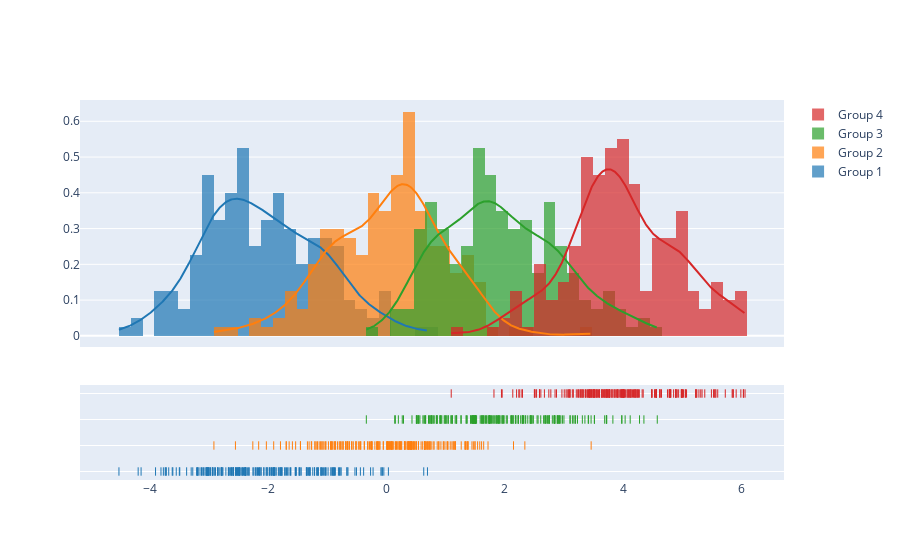

The cell this chart's notebook holds for it:
### Code cell
import plotly.figure_factory as ff

# Add histogram data
x1 = np.random.randn(200) - 2
x2 = np.random.randn(200)
x3 = np.random.randn(200) + 2
x4 = np.random.randn(200) + 4

# Group data together
hist_data = [x1, x2, x3, x4]

group_labels = ['Group 1', 'Group 2', 'Group 3', 'Group 4']

# Create distplot with custom bin_size
fig = ff.create_distplot(hist_data, group_labels, bin_size=.2)
fig.show()

### Figure 1 — Plotly figure (JSON) as saved in the notebook; plotly's stock layout.template omitted (floating-point values rounded to 4 significant figures; data arrays with more than 128 entries replaced by an {"elided": "..."} marker saying what was removed)
{"data": [{"autobinx": false, "histnorm": "probability density", "legendgroup": "Group 1", "marker": {"color": "rgb(31, 119, 180)"}, "name": "Group 1", "opacity": 0.7, "type": "histogram", "x": {"elided": "200 float values"}, "xaxis": "x", "xbins": {"end": 0.69, "size": 0.2, "start": -4.529}, "yaxis": "y"}, {"autobinx": false, "histnorm": "probability density", "legendgroup": "Group 2", "marker": {"color": "rgb(255, 127, 14)"}, "name": "Group 2", "opacity": 0.7, "type": "histogram", "x": {"elided": "200 float values"}, "xaxis": "x", "xbins": {"end": 3.459, "size": 0.2, "start": -2.923}, "yaxis": "y"}, {"autobinx": false, "histnorm": "probability density", "legendgroup": "Group 3", "marker": {"color": "rgb(44, 160, 44)"}, "name": "Group 3", "opacity": 0.7, "type": "histogram", "x": {"elided": "200 float values"}, "xaxis": "x", "xbins": {"end": 4.578, "size": 0.2, "start": -0.3441}, "yaxis": "y"}, {"autobinx": false, "histnorm": "probability density", "legendgroup": "Group 4", "marker": {"color": "rgb(214, 39, 40)"}, "name": "Group 4", "opacity": 0.7, "type": "histogram", "x": {"elided": "200 float values"}, "xaxis": "x", "xbins": {"end": 6.063, "size": 0.2, "start": 1.092}, "yaxis": "y"}, {"legendgroup": "Group 1", "marker": {"color": "rgb(31, 119, 180)"}, "mode": "lines", "name": "Group 1", "showlegend": false, "type": "scatter", "x": {"elided": "500 float values"}, "xaxis": "x", "y": {"elided": "500 float values"}, "yaxis": "y"}, {"legendgroup": "Group 2", "marker": {"color": "rgb(255, 127, 14)"}, "mode": "lines", "name": "Group 2", "showlegend": false, "type": "scatter", "x": {"elided": "500 float values"}, "xaxis": "x", "y": {"elided": "500 float values"}, "yaxis": "y"}, {"legendgroup": "Group 3", "marker": {"color": "rgb(44, 160, 44)"}, "mode": "lines", "name": "Group 3", "showlegend": false, "type": "scatter", "x": {"elided": "500 float values"}, "xaxis": "x", "y": {"elided": "500 float values"}, "yaxis": "y"}, {"legendgroup": "Group 4", "marker": {"color": "rgb(214, 39, 40)"}, "mode": "lines", "name": "Group 4", "showlegend": false, "type": "scatter", "x": {"elided": "500 float values"}, "xaxis": "x", "y": {"elided": "500 float values"}, "yaxis": "y"}, {"legendgroup": "Group 1", "marker": {"color": "rgb(31, 119, 180)", "symbol": "line-ns-open"}, "mode": "markers", "name": "Group 1", "showlegend": false, "type": "scatter", "x": {"elided": "200 float values"}, "xaxis": "x", "y": {"elided": "200 str values"}, "yaxis": "y2"}, {"legendgroup": "Group 2", "marker": {"color": "rgb(255, 127, 14)", "symbol": "line-ns-open"}, "mode": "markers", "name": "Group 2", "showlegend": false, "type": "scatter", "x": {"elided": "200 float values"}, "xaxis": "x", "y": {"elided": "200 str values"}, "yaxis": "y2"}, {"legendgroup": "Group 3", "marker": {"color": "rgb(44, 160, 44)", "symbol": "line-ns-open"}, "mode": "markers", "name": "Group 3", "showlegend": false, "type": "scatter", "x": {"elided": "200 float values"}, "xaxis": "x", "y": {"elided": "200 str values"}, "yaxis": "y2"}, {"legendgroup": "Group 4", "marker": {"color": "rgb(214, 39, 40)", "symbol": "line-ns-open"}, "mode": "markers", "name": "Group 4", "showlegend": false, "type": "scatter", "x": {"elided": "200 float values"}, "xaxis": "x", "y": {"elided": "200 str values"}, "yaxis": "y2"}], "layout": {"barmode": "overlay", "hovermode": "closest", "legend": {"traceorder": "reversed"}, "xaxis": {"anchor": "y2", "domain": [0.0, 1.0], "zeroline": false}, "yaxis": {"anchor": "free", "domain": [0.35, 1], "position": 0.0}, "yaxis2": {"anchor": "x", "domain": [0, 0.25], "dtick": 1, "showticklabels": false}}}
